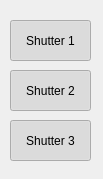
<?xml version="1.0" encoding="UTF-8"?>
<ui version="4.0">
 <class>PIShutters</class>
 <widget class="QWidget" name="PIShutters">
  <property name="geometry">
   <rect>
    <x>0</x>
    <y>0</y>
    <width>103</width>
    <height>179</height>
   </rect>
  </property>
  <property name="windowTitle">
   <string>Form</string>
  </property>
  <property name="autoFillBackground">
   <bool>false</bool>
  </property>
  <widget class="QPushButton" name="shutterOne">
   <property name="geometry">
    <rect>
     <x>10</x>
     <y>20</y>
     <width>81</width>
     <height>41</height>
    </rect>
   </property>
   <property name="autoFillBackground">
    <bool>true</bool>
   </property>
   <property name="text">
    <string>Shutter 1</string>
   </property>
   <property name="checkable">
    <bool>true</bool>
   </property>
   <property name="checked">
    <bool>true</bool>
   </property>
   <property name="autoDefault">
    <bool>false</bool>
   </property>
   <property name="default">
    <bool>false</bool>
   </property>
   <property name="flat">
    <bool>false</bool>
   </property>
  </widget>
  <widget class="QPushButton" name="shutterTwo">
   <property name="geometry">
    <rect>
     <x>10</x>
     <y>70</y>
     <width>81</width>
     <height>41</height>
    </rect>
   </property>
   <property name="autoFillBackground">
    <bool>true</bool>
   </property>
   <property name="text">
    <string>Shutter 2</string>
   </property>
   <property name="checkable">
    <bool>true</bool>
   </property>
   <property name="checked">
    <bool>true</bool>
   </property>
   <property name="autoDefault">
    <bool>false</bool>
   </property>
   <property name="default">
    <bool>false</bool>
   </property>
   <property name="flat">
    <bool>false</bool>
   </property>
  </widget>
  <widget class="QPushButton" name="shutterThree">
   <property name="geometry">
    <rect>
     <x>10</x>
     <y>120</y>
     <width>81</width>
     <height>41</height>
    </rect>
   </property>
   <property name="autoFillBackground">
    <bool>true</bool>
   </property>
   <property name="text">
    <string>Shutter 3</string>
   </property>
   <property name="checkable">
    <bool>true</bool>
   </property>
   <property name="checked">
    <bool>true</bool>
   </property>
   <property name="autoDefault">
    <bool>false</bool>
   </property>
   <property name="default">
    <bool>false</bool>
   </property>
   <property name="flat">
    <bool>false</bool>
   </property>
  </widget>
 </widget>
 <resources/>
 <connections/>
</ui>
